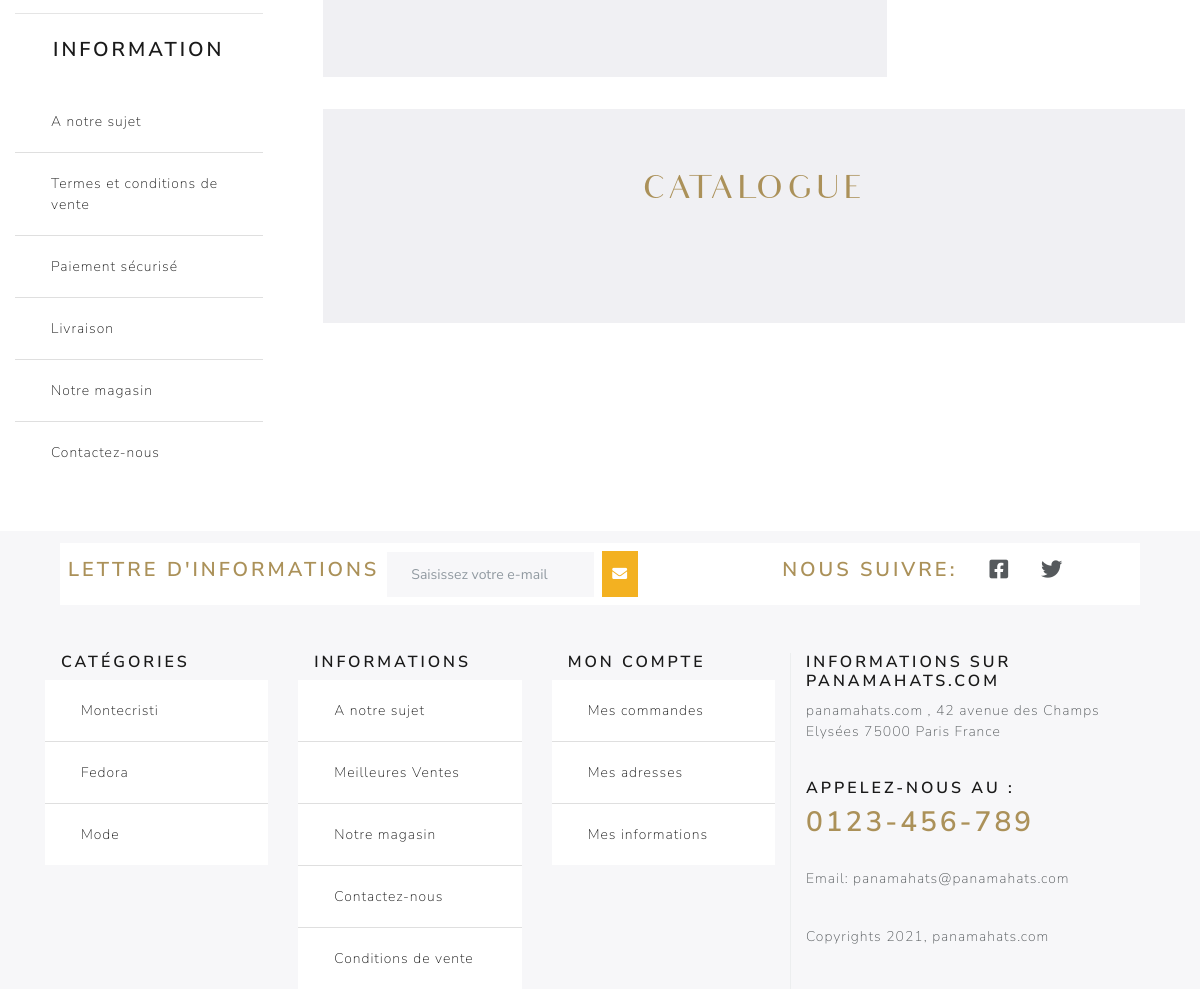
Page /produits/montecristi (lower part) on the earlier database version.
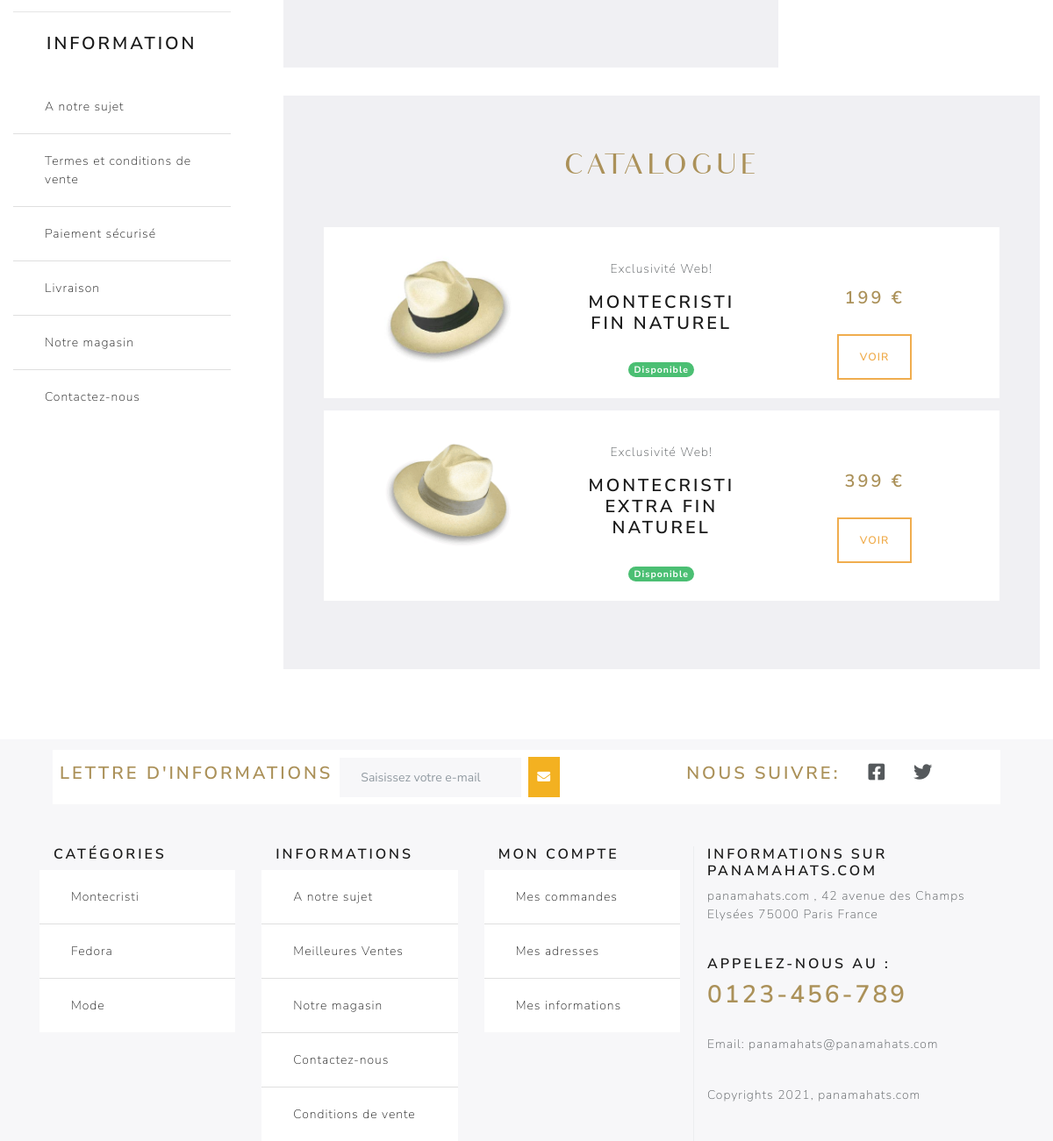
Same page on the later database version.
### tables this page shows
CREATE TABLE IF NOT EXISTS `produit` (
  `id_produit` int(11) NOT NULL AUTO_INCREMENT,
  `origine_produit` varchar(50) NOT NULL,
  `categorie_produit` varchar(50) NOT NULL,
  `genre_produit` varchar(50) NOT NULL,
  `nom_produit` varchar(50) NOT NULL,
  `image_produit` varchar(50) NOT NULL,
  `prix_produit` double NOT NULL,
  PRIMARY KEY (`id_produit`)
);

### controllers/Produits.php (called while the page is built, shortened)
<?php
class Produits extends Controller {
    public function __construct() {
        $this->produitModel = $this->model('Produit');
    }
    public function montecristi()
    {
        $categorie='Montecristi';
        $produits= $this->produitModel->listProduit($categorie);
        $data = [
            'title' => 'Montecristi',
            'produits' => $produits
        ];
        $this->view('produits/montecristi', $data);
    }
}

### libraries/Database.php (called while the page is built, shortened)
<?php
    class Database {
        private $dbHost = 'localhost';
        private $dbUser ='root';
        private $dbPass = '';
        private $dbName = 'boutique';
        private $statement;
        private $dbHandler;
        public function __construct() {
            $conn = 'mysql:host=' . $this->dbHost . ';dbname=' . $this->dbName;
            $options = array(
                PDO::ATTR_PERSISTENT => true,
                PDO::ATTR_ERRMODE => PDO::ERRMODE_EXCEPTION
            );
            try {
                $this->dbHandler = new PDO($conn, $this->dbUser, $this->dbPass, $options);
            } catch (PDOException $e) {
                $this->error = $e->getMessage();
                echo $this->error;
            }
        }
        public function query($sql) {
            $this->statement = $this->dbHandler->prepare($sql);
        }
        public function bind($parameter, $value, $type = null) {
            switch (is_null($type)) {
                default:
                    $type = PDO::PARAM_STR;
            }
            $this->statement->bindValue($parameter, $value, $type);
        }
        public function execute() {
            return $this->statement->execute();
        }
        public function resultSet() {
            $this->execute();
            return $this->statement->fetchAll(PDO::FETCH_OBJ);
        }
    }

### models/Produit.php (called while the page is built, shortened)
<?php
class Produit {
    private $db;
    public function __construct() {
        $this->db = new Database;
    }
    public function listProduit($categorie){
        $this->db->query('SELECT * FROM produit WHERE categorie_produit= :categorie');
        $this->db->bind(':categorie', $categorie);
        $produits=$this->db->resultSet();
        return $produits;
    }
}

### views/produits/montecristi.php (the view, shortened to what this page needs)
<?php
   require (ROOT.'views/includes/head.php');
?>
 <body>
        <div class="row">
            <div class="col-sm-12 col-md-3 my-5 text-center">
                <div class="row">
                    <aside class="col-md-12">
                        <?php
                        require (ROOT.'views/includes/aside.php');
                        ?>
                    </aside>
                </div>
            </div>
            <section class="col-sm-12 col-md-9 my-5 text-center">
                <div class="container">
                <div class="row">
                    <div class="col-md-8">
                        <div class="jumbotron text-left">
                        </div>
                    </div>
                    <div class="col-md-4">
                    </div>
                </div>
                <div class="jumbotron">
                    <h1 class="audrey display-5 mb-5">Catalogue</h1>
                    <?php foreach($data['produits'] as $montecristi){
                        echo '
                        <div class="row back">
                            <div class="col-md-4 w-100">
                                <img class="img-fluid w-75 mt-1" src="'.WWW_ROOT.'public/images/hats_big/'.$montecristi->image_produit.'" alt="montecristi">
                            </div>
                            <div class="col-md-4 mt-3 w-100>
                                <p class="lead mt-5">Exclusivité Web!</p>
                                <h4 mt-5>'.$montecristi->origine_produit.' '.$montecristi->nom_produit.'</h4><br>
                                <span class="badge badge-pill badge-success">Disponible</span>
                            </div>
                            <div class="col-md-4  w-100">
                                <h4 class="gold mt-5">'.$montecristi->prix_produit.' €</h4>
                                <br />
                                <a class="btn btn-outline-warning"  href="'.WWW_ROOT.'produits/ficheArticle/'.$montecristi->id_produit.'">Voir</a>
                            </div>
                        </div>';
                    }
                    ?>
                </div>
            </section>
        </div>
        <?php
        require ROOT . '/views/includes/footer.php';
        ?>

Differences in the rows shown:
added produit: image_produit (picture), origine_produit "MONTECRISTI", nom_produit "FIN NATUREL", prix_produit "199"
added produit: image_produit (picture), origine_produit "MONTECRISTI", nom_produit "EXTRA FIN NATUREL", prix_produit "399"
